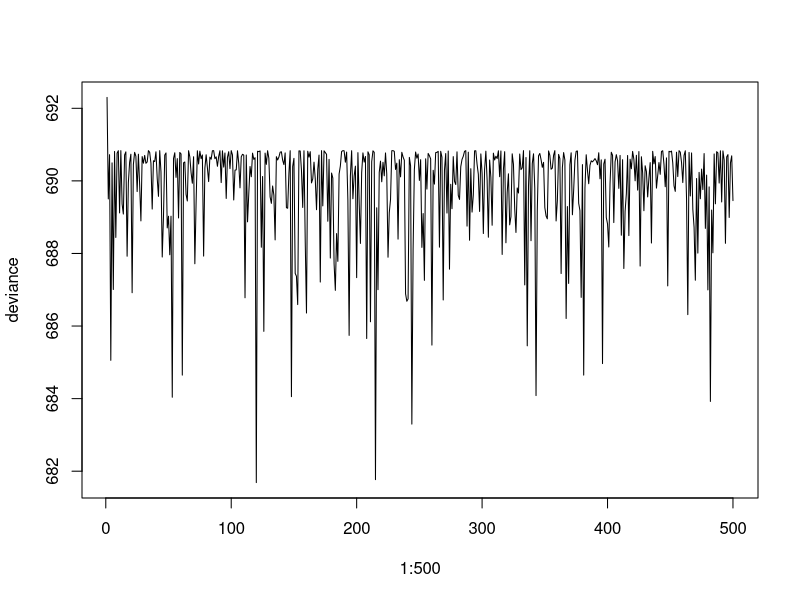

Source code (R):
## ---- chunk 1
x <- runif(500)
y <- factor(ifelse(x >= .5, 1, 0))
ids <-cbind(1:50, replicate(499, sample(1:500, 500)))
deviance <- vector(length = 500, mode = 'numeric')
for (i in 1:500){
    mod <- glm(y[ids[,i]] ~ x, family = binomial)
    deviance[i] <- mod$deviance    
}
plot(x = 1:500, y = deviance, type = 'l')
which.min(deviance)
